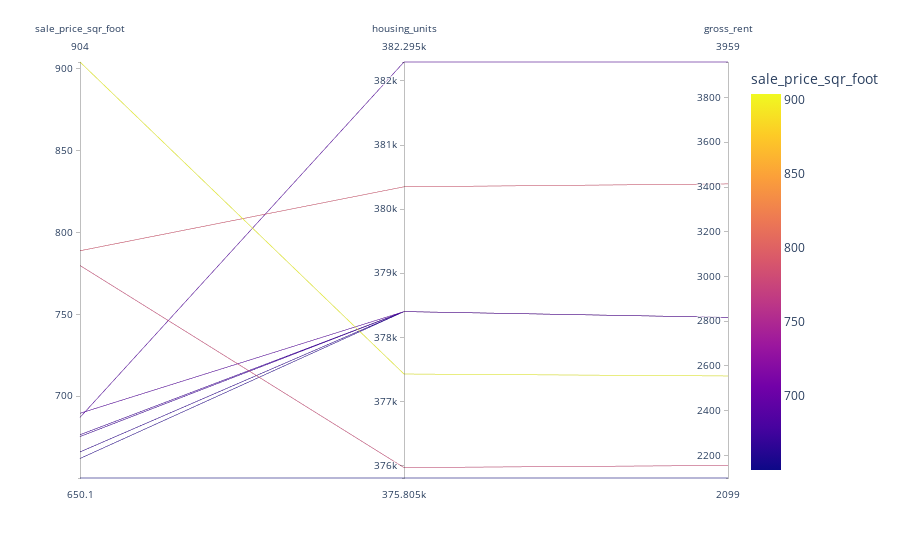

Notebook cell for this chart:
### Markdown cell above
## Parallel Coordinates and Parallel Categories Analysis

In this section, you will use plotly express to create parallel coordinates and parallel categories visualizations so that investors can interactively filter and explore various factors related to the sales price of the neighborhoods. 

Using the DataFrame of Average values per neighborhood (calculated above), create the following visualizations:
1. Create a Parallel Coordinates Plot
2. Create a Parallel Categories Plot

### Code cell
# Parallel Coordinates Plot
coordinates_plot= px.parallel_coordinates(
    top10, 
    color= 'sale_price_sqr_foot',
)
coordinates_plot

### Figure 1 — Plotly figure (JSON) as saved in the notebook; plotly's stock layout.template omitted (floating-point values rounded to 4 significant figures)
{"data": [{"dimensions": [{"label": "sale_price_sqr_foot", "values": [904, 788.8, 779.8, 689.6, 687.1, 676.5, 675.4, 666, 662, 650.1]}, {"label": "housing_units", "values": [377400.0, 380348, 376000.0, 378401, 382295, 378401, 378401, 378401, 378401, 375805]}, {"label": "gross_rent", "values": [2555.0, 3414, 2155.0, 2817.0, 3959, 2817.0, 2817.0, 2817.0, 2817.0, 2099]}], "domain": {"x": [0, 1], "y": [0, 1]}, "line": {"color": [904, 788.8, 779.8, 689.6, 687.1, 676.5, 675.4, 666, 662, 650.1], "coloraxis": "coloraxis"}, "name": "", "type": "parcoords"}], "layout": {"autosize": true, "coloraxis": {"colorbar": {"title": {"text": "sale_price_sqr_foot"}}, "colorscale": [[0, "#0d0887"], [0.1111, "#46039f"], [0.2222, "#7201a8"], [0.3333, "#9c179e"], [0.4444, "#bd3786"], [0.5556, "#d8576b"], [0.6667, "#ed7953"], [0.7778, "#fb9f3a"], [0.8889, "#fdca26"], [1, "#f0f921"]]}, "legend": {"tracegroupgap": 0}, "margin": {"t": 60}}}
